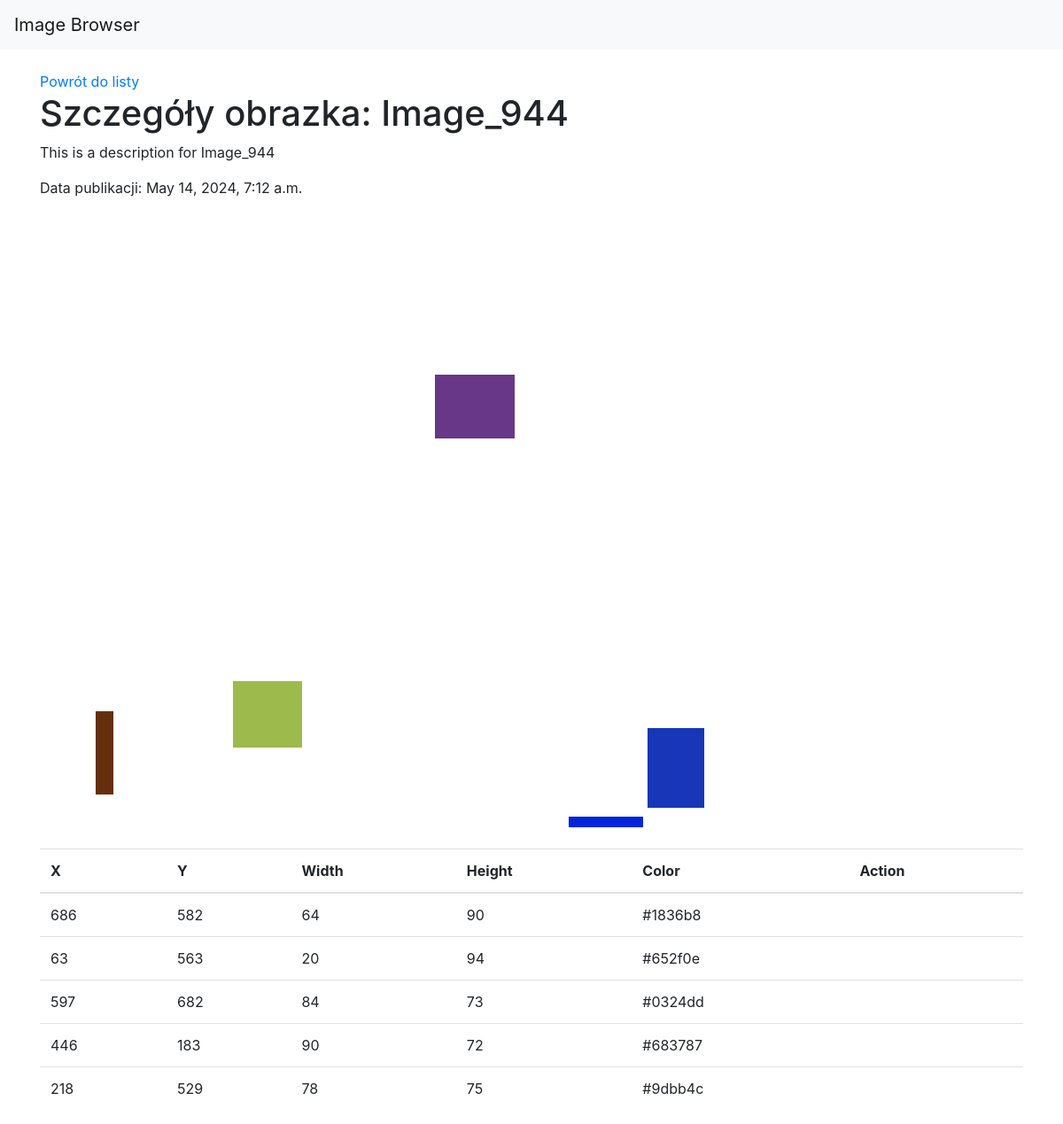
Screenshot of /image/26/ with the database file from the repository.
### myapp/models.py (models this page shows, shortened)
class SvgImage(models.Model):
    name = models.CharField(max_length=100)
    width = models.IntegerField()
    height = models.IntegerField()
    editors = models.ManyToManyField(User, related_name='editable_images')
    description = models.TextField(blank=True, null=True)
    publication_date = models.DateTimeField(auto_now_add=True)
    tags = models.ManyToManyField(Tag, related_name='images')

class Rectangle(models.Model):
    id = models.AutoField(primary_key=True)
    image = models.ForeignKey(SvgImage, related_name='rectangles', on_delete=models.CASCADE)
    x = models.IntegerField()
    y = models.IntegerField()
    width = models.IntegerField()
    height = models.IntegerField()
    color = models.CharField(max_length=20)

### myapp/views.py (the view)
# urls.py: path('image/<int:id>/', views.image_detail, name='image_detail'),
def image_detail(request, id):
    image = get_object_or_404(SvgImage, id=id)
    rectangles = image.rectangles.all()
    can_edit = request.user in image.editors.all() and request.user.has_perm('myapp.change_svgimage')
    can_delete = request.user in image.editors.all() and request.user.has_perm('myapp.delete_svgimage')
    if request.method == 'POST':
        if 'delete' in request.POST and can_delete:
            rect_id_to_delete = request.POST.get('delete')
            if rect_id_to_delete:
                Rectangle.objects.filter(id=rect_id_to_delete).delete()
        elif 'add' in request.POST and can_edit:
            form = RectangleForm(request.POST)
            if form.is_valid():
                new_rect = form.save(commit=False)
                new_rect.image = image
                new_rect.save()
        return redirect('image_detail', id=id)
    else:
        form = RectangleForm()
    return render(request, 'image_detail.html', {
        'image': image,
        'form': form,
        'rectangles': rectangles,
        'can_edit': can_edit,
        'can_delete': can_delete
    })

### myapp/templates/image_detail.html (shortened to what this page needs)
{% extends 'base.html' %}
{% block content %}
<a href="{% url 'image_list' %}">Powrót do listy</a>
<h1>Szczegóły obrazka: {{ image.name }}</h1>
<p>{{ image.description }}</p>
<p>Data publikacji: {{ image.publication_date }}</p>
<svg width="{{ image.width }}" height="{{ image.height }}" viewBox="0 0 {{ image.width }} {{ image.height }}" xmlns="http://www.w3.org/2000/svg">
    {% for rect in rectangles %}
    <rect x="{{ rect.x }}" y="{{ rect.y }}" width="{{ rect.width }}" height="{{ rect.height }}" fill="{{ rect.color }}"></rect>
    {% endfor %}
</svg>
<table class="table mt-4">
    <thead>
        <tr>
            <th>X</th>
            <th>Y</th>
            <th>Width</th>
            <th>Height</th>
            <th>Color</th>
            <th>Action</th>
        </tr>
    </thead>
    <tbody>
        {% for rect in rectangles %}
        <tr>
            <td>{{ rect.x }}</td>
            <td>{{ rect.y }}</td>
            <td>{{ rect.width }}</td>
            <td>{{ rect.height }}</td>
            <td>{{ rect.color }}</td>
            <td>
            </td>
        </tr>
        {% endfor %}
    </tbody>
</table>
{% endblock %}

### rows the page displays
SvgImage: name "Image_944", description "This is a description for Image_944", publication_date "May 14, 2024, 7:12 a.m."
Rectangle: x "686", y "582", width "64", height "90", color "#1836b8"
Rectangle: x "63", y "563", width "20", height "94", color "#652f0e"
Rectangle: x "597", y "682", width "84", height "73", color "#0324dd"
Rectangle: x "446", y "183", width "90", height "72", color "#683787"
Rectangle: x "218", y "529", width "78", height "75", color "#9dbb4c"
